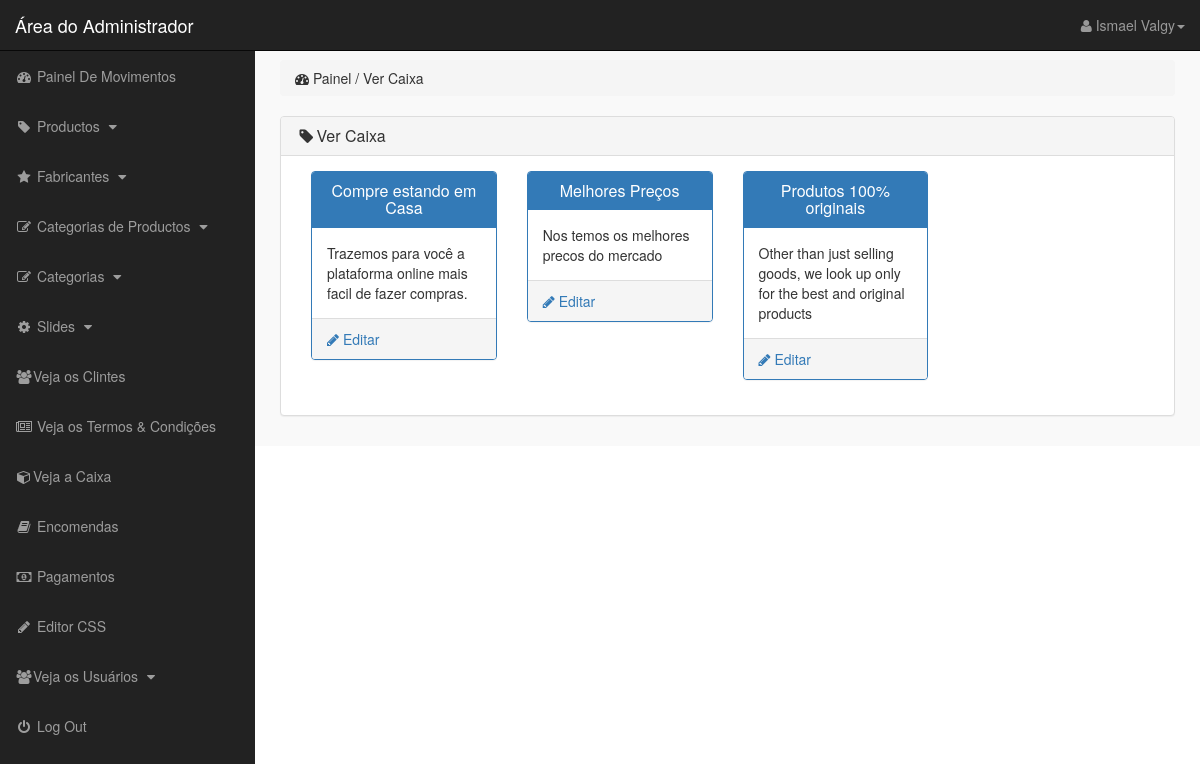
/admin_area/index.php?view_box (signed in), run on the app's committed database.
### tables this page shows
CREATE TABLE `home_box` (
  `box_id` int(10) NOT NULL,
  `box_title` text NOT NULL,
  `box_desc` text NOT NULL
);

### admin_area/view_box.php (the view)
<?php
    if(!isset($_SESSION['admin_email'])){
        echo"<script>window.open('login.php','_self')</script>";
    }else{
?>
<div class="row">
    <div class="col-lg-12">
        <ol class="breadcrumb">
            <li>
                <i class="fa fa-dashboard"></i> Painel / Ver Caixa
            </li>
        </ol>
    </div>
</div>
<div class="row">
    <div class="col-lg-12">
        <div class="panel panel-default">
            <div class="panel-heading">
                <h3 class="panel-title">
                    <i class="fa fa-tag fa-fw"></i>Ver Caixa
                </h3>
            </div>
            <div class="panel-body">
                             <?php
                                $get_slide = "select * from home_box";
                                $run_slide = mysqli_query($con,$get_slide);
                                while($row_slide=mysqli_fetch_array($run_slide)){
                                    $box_id = $row_slide['box_id'];
                                    $box_title = $row_slide['box_title'];
                                    $box_desc = $row_slide['box_desc'];
                            ?>
                            <div class="col-lg-3 col-md-3">
                                <div class="panel panel-primary">
                                    <div class="panel-heading">
                                        <h3 class="panel-title" align="center">
                                            <?php echo $box_title;?>
                                        </h3>
                                    </div>
                                    <div class="panel-body">
                                        <?php echo $box_desc;?>
                                    </div>
                                    <div class="panel-footer">
                                        <center>
                                            <a href="index.php?edit_box=<?php echo $box_id?>" class="pull-left">
                                                <i class="fa fa-pencil"></i> Editar
                                            </a>
                                            <div class="clearfix"></div>
                                        </center>
                                    </div>
                                </div>
                            </div>
                            <?php } ?>
            </div>
        </div>
    </div>
</div>
<?php } ?>

### admin_area/includes/sidebar.php (shortened to what this page needs)
<?php
    if(!isset($_SESSION['admin_email'])){
        echo"<script>window.open('login.php','_self')</script>";
    }else{
?>
   <nav class="navbar navbar-inverse navbar-fixed-top">
    <div class="navbar-header">
        <a href="index.php?dashboard" class="navbar-brand">Área do Administrador</a>
    </div>
    <ul class="nav navbar-right top-nav">
        <li class="dropdown">
            <a href="#" class="dropdown-toggle" data-toggle="dropdown">
                <i class="fa fa-user"></i> <?php echo $admin_name; ?><b class="caret"></b>
            </a>
        </li>
    </ul>
    <div class="collapse navbar-collapse navbar-ex1-collapse">
        <ul class="nav navbar-nav side-nav">
            <li>
                   <a href="index.php?dashboard">
                       <i class="fa fa-fw fa-dashboard"></i> Painel De Movimentos
                   </a>
            </li>
            <li>
                   <a href="#" data-toggle="collapse" data-target="#products">
                       <i class="fa fa-fw fa-tag"></i> Productos
                       <i class="fa fa-fw fa-caret-down"></i>
                   </a>
            </li><li>
                   <a href="#" data-toggle="collapse" data-target="#manufacturer">
                       <i class="fa fa-fw fa-star"></i> Fabricantes
                       <i class="fa fa-fw fa-caret-down"></i>
                   </a>
            </li>
            <li>
                   <a href="#" data-toggle="collapse" data-target="#p_cat">
                       <i class="fa fa-fw fa-edit"></i> Categorias de Productos
                       <i class="fa fa-fw fa-caret-down"></i>
                   </a>
            </li>
            <li>
                   <a href="#" data-toggle="collapse" data-target="#cat">
                       <i class="fa fa-fw fa-edit"></i> Categorias
                       <i class="fa fa-fw fa-caret-down"></i>
                   </a>
            </li>
            <li>
                   <a href="#" data-toggle="collapse" data-target="#slides">
                       <i class="fa fa-fw fa-gear"></i> Slides
                       <i class="fa fa-fw fa-caret-down"></i>
                   </a>
            </li>
            <li>
                <a href="index.php?view_customers">
                    <i class="fa fa-fw fa-users"></i>Veja os Clintes
                </a>
            </li>
            <li>
                <a href="index.php?view_terms">
                    <i class="fa fa-fw fa-newspaper-o"></i> Veja os Termos & Condições
                </a>
            </li>
            <li>
                <a href="index.php?view_box">
                    <i class="fa fa-fw fa-cube"></i>Veja a Caixa
                </a>
            </li>
            <li>
                <a href="index.php?view_orders">
                    <i class="fa fa-fw fa-book"></i> Encomendas
                </a>
            </li>
            <li>
                <a href="index.php?view_payments">
                    <i class="fa fa-fw fa-money"></i> Pagamentos
                </a>
            </li>
            <li>
            <li>
                <a href="index.php?edit_css">
                    <i class="fa fa-fw fa-pencil"></i> Editor CSS
                </a>
            </li>
            <li>
                   <a href="#" data-toggle="collapse" data-target="#users">
                       <i class="fa fa-fw fa-users"></i>Veja os Usuários
                       <i class="fa fa-fw fa-caret-down"></i>
                   </a>
            </li>
            <li>
                <a href="logout.php">
                    <i class="fa fa-fw fa-power-off"></i> Log Out
                </a>
            </li>
        </ul>
    </div>
</nav>
<?php } ?>

### admin_area/css/style.css (style rules this page uses)
body { margin-top: 100px; }
@media (min-width: 768px) { body { margin-top: 50px; } }
.top-nav { padding: 0 15px; }
.top-nav>li { float: left; display: inline-block; }
.top-nav>li>a { color: #999999; line-height: 20px; padding-top: 15px; padding-bottom: 15px; }
@media (min-width: 768px) { .side-nav { position: fixed; top: 51px; bottom: 0; width: 255px; overflow-y: auto; overflow-x: hidden; background-color: #222222; padding-bottom: 40px; border-radius: 0; } }
@media (min-width: 768px) { .side-nav>li>a { width: 255px; } }
.panel-body { border-radius: 5px; }

### data on the page
home_box: box_title "Compre estando em Casa", box_desc "Trazemos para você a plataforma online mais facil de fazer compras."
home_box: box_title "Melhores Preços", box_desc "Nos temos os melhores precos do mercado"
home_box: box_title "Produtos 100% originais", box_desc "Other than just selling goods, we look up only for the best and original products"

### other printed values
$admin_name "Ismael Valgy"
